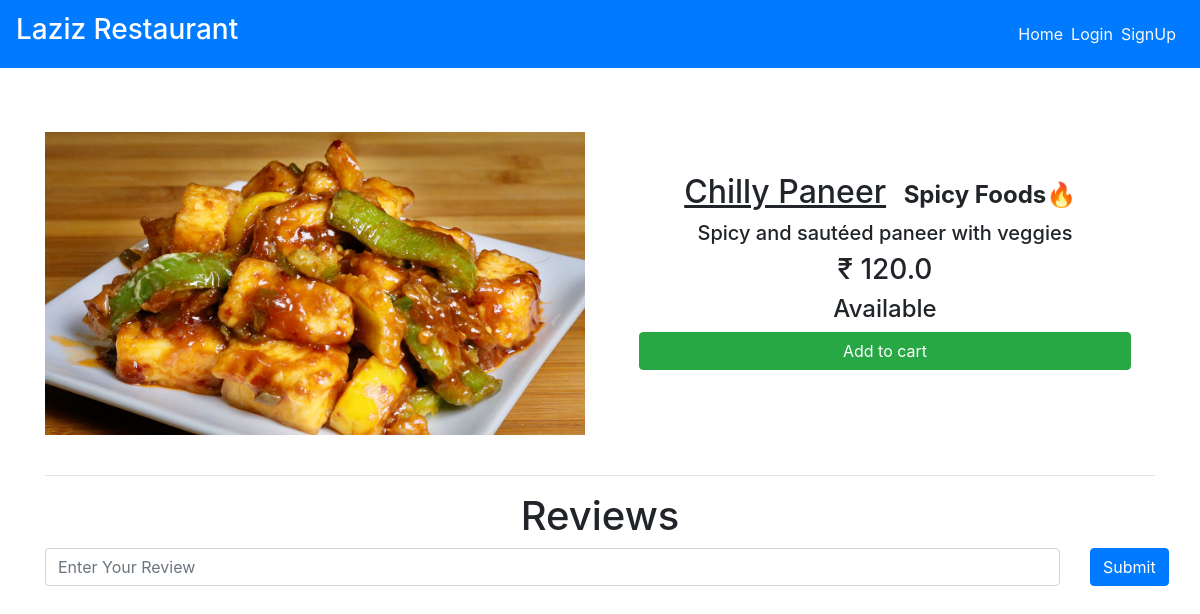
Screenshot of /dishes/CP with the database file from the repository.
### main/models.py (models this page shows, shortened)
class Item(models.Model):
    LABELS = (
        ('Best Selling Foods', 'Best Selling Foods'),
        ('New Food', 'New Food'),
        ('Spicy Foods🔥', 'Spicy Foods🔥'),
    )
    LABEL_COLOUR = (
        ('danger', 'danger'),
        ('success', 'success'),
        ('primary', 'primary'),
        ('info', 'info'),
        ('warning', 'warning'),
    )
    title = models.CharField(max_length=150)
    description = models.CharField(max_length=250,blank=True)
    price = models.FloatField()
    pieces = models.IntegerField(default=6)
    instructions = models.CharField(max_length=250,default="Available")
    image = models.ImageField(default='default.png', upload_to='images/')
    labels = models.CharField(max_length=25, choices=LABELS, blank=True)
    label_colour = models.CharField(max_length=15, choices=LABEL_COLOUR, blank=True)
    slug = models.SlugField(default="foods")
    created_by = models.ForeignKey(User, on_delete=models.CASCADE)

### main/views.py (the view)
# urls.py: path('dishes/<slug>', views.menuDetail, name='dishes'),
def menuDetail(request, slug):
    item = Item.objects.filter(slug=slug).first()
    reviews = Reviews.objects.filter(rslug=slug).order_by('-id')[:7]
    context = {
        'item' : item,
        'reviews' : reviews,
    }
    return render(request, 'main/dishes.html', context)

### main/templates/main/dishes.html (shortened to what this page needs)
{% extends "main/layout.html" %}
{% block content %}
<div class="dishes">
  <main class="mt-3 pt-4 main">
    <div class="container dark-grey-text">
      <div class="row wow fadeIn">
        <div class="col-md-6 mb-4">
          <img src="{{ item.image.url }}" class="img-fluid mt-4" alt="">
        </div>
        <div class="col-md-6 mb-4 information">
          <div class="p-4 content">
            <div class="mt-0">
                <h2><u>{{ item.title }}</u><span class="badge badge-{{ item.label_colour }} ml-2">{{ item.labels }}</span></h2>
            </div>
            <div class="lead">
              {% if item.description %}
              <h5>{{ item.description }}</h5>
              {% endif %}
              <h3> &#8377; {{ item.price }} </h3>
              <h4>{{ item.instructions }}</h4>
            </div>
            <a href="{% url 'main:add-to-cart' item.slug %}" class="btn btn-success btn-md my-0 p">Add to cart</a>
          </div>
        </div>
      </div>
      <hr>
    </div>
  </main>
  <div class="container">
    <h1 class="text-center">Reviews</h1>
    <form action="{% url 'main:add_reviews' %}" method="POST" class="mb-3">
      <div class="row">
        <div class="col-sm-11">
          <input type="text" name="review" class="form-control" placeholder="Enter Your Review">
        </div>
        <div class="col-sm-1">
          <button type="submit" class="btn btn-primary">Submit</button>
        </div>
      </div>
    </form>
  </div>
</div>
{% endblock content %}

### main/static/main/styles.css (style rules this page uses)
.dishes .main .container .row img { max-width: 540px; max-height: 450px; width: fit-content; }
.dishes .main .container .row .content { display: flex; flex-direction: column; text-align: center; justify-content: center; }
.dishes .main .container .row .information { display: flex; flex-direction: column; text-align: center; justify-content: center; }

### rows the page displays
Item: image (picture), title "Chilly Paneer", labels "Spicy Foods🔥", description "Spicy and sautéed paneer with veggies", price "120.0", instructions "Available"
